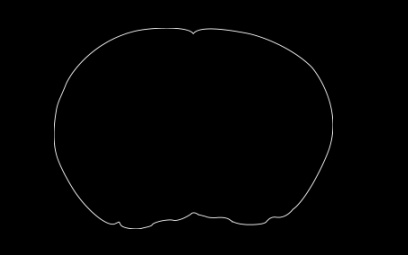
%> input picture Matlab Files/outer_edge.jpg, 408 x 255 px
$ octave warping_experiments.m   (GNU Octave 9; MATLAB toolbox functions it lacks are replaced by stand-ins)
%> lines starting %> are read from the running program, lines starting %| are printed output that depends on the picture
### Matlab Files/uniform_cp_select.m
function cps = uniform_cp_select(img, nPoints)
    % Pick 8/16 control points uniformly on the image
    [row, col] = find(img > 100);
    center = [int32(mean(row)) int32(mean(col))];

    cps = zeros([4 2]);
    MaxIt = log(nPoints)/log(2) - 2;

    c1 = 0;
    c2 = 0;
    north = 0;
    south = 0;

    for i=1:size(img,1)
        if img(i,center(2)) > 100
            if i < 50
                north = north + i;
                c1 = c1 + 1;
            end

            if i > 150
                south = south + i;
                c2 = c2 + 1;
            end
        end
    end

    north = int32(north/c1);
    south = int32(south/c2);
    N = [north center(2)];
    S = [south center(2)];

    c1 = 0;
    c2 = 0;
    west = 0;
    east = 0;

    for i=1:size(img,2)
        if img(center(1),i) > 100
            if i < 100
                west = west + i;
                c1 = c1 + 1;
            end

            if i > 200
                east = east + i;
                c2 = c2 + 1;
            end
        end
    end

    west = int32(west/c1);
    east = int32(east/c2);
    W = [center(1) west];
    E = [center(1) east];

    cps(1,:) = N;
    cps(2,:) = E;
    cps(3,:) = S;
    cps(4,:) = W;

    it = 1;
    while it <= MaxIt
        temp = zeros(size(cps));

        for pt=1:size(cps,1)-1
            disp(pt)
            mid_pt = [int32((cps(pt,1) + cps(pt+1,1))/2) int32((cps(pt,2) + cps(pt+1,2))/2)];
            temp(pt,:) = find_perpendicular_point(img, row, col, mid_pt, cps(pt,:), cps(pt+1,:));
        end

        mid_pt = [int32((cps(size(cps,1),1) + cps(1,1))/2) int32((cps(size(cps,1),2) + cps(1,2))/2)];
        temp(size(cps,1),:) = find_perpendicular_point(img, row, col, mid_pt, cps(size(cps,1),:), cps(1,:));

        new = zeros([2^(it+1),2]);

        % Add temp to the CPs in the correct order
        for i=1:2^(it+1)
            new(2*i-1,:) = cps(i,:);
            new(2*i,:) = temp(i,:);
        end

        it = it+1;

        cps = new;
        disp(cps)
    end

    for pt=1:size(cps,1)
        cps(pt,:) = fliplr(cps(pt,:));
    end

end


function coord = find_perpendicular_point(img, row, col, TARGET, pt1, pt2)
    m1 = double(pt1(1) - pt2(1))/double(pt2(2) - pt1(2));
    for i=1:size(row,1)
        % m1*m2 = -1
        m2 = double(row(i) - TARGET(1))/double(TARGET(2) - col(i));
%         disp(TARGET)
%         disp(m1*m2)
        if (m1*m2 < -0.9) && (m1*m2 > -1.1) && (double(row(i) - TARGET(1))^2 + double(col(i) - TARGET(2))^2)^0.5 < 70
            disp(m1*m2)
            coord = [row(i), col(i)];
            break;
        end
        coord = find_nearest_edge(img, row, col, TARGET);
    end

end


% [11 lines left out: function find_nearest_edge, not called in this run]

### Matlab Files/warping_experiments.m
template = imread('outer_edge.jpg');
%> template is the input picture: size 255x408 uint8; min 0, max 206, mean 1.6
base = imread('base_outer_edge.jpg');
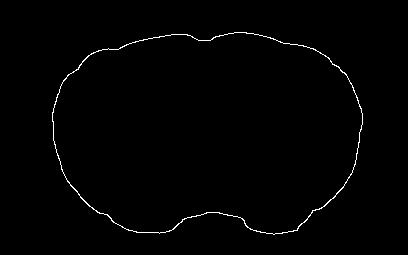
%> input picture Matlab Files/base_outer_edge.jpg, 408 x 255 px
%> base is the input picture: size 255x408 uint8; min 0, max 255, mean 2.6

I = imread('base_img_1.jpg');
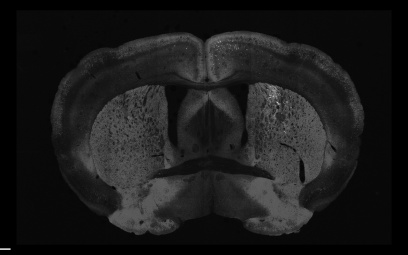
%> input picture Matlab Files/base_img_1.jpg, 408 x 255 px
%> I is the input picture: size 255x408 uint8; min 0, max 209, mean 26.4
J = imread('full_template.jpg');
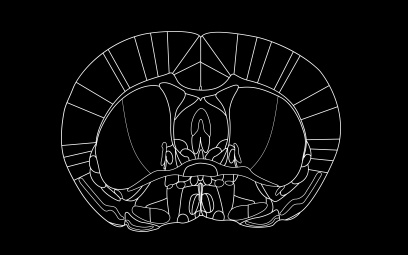
%> input picture Matlab Files/full_template.jpg, 408 x 255 px
%> J is the input picture: size 255x408 uint8; min 0, max 255, mean 10.2
K = imread('template_gray.jpg');
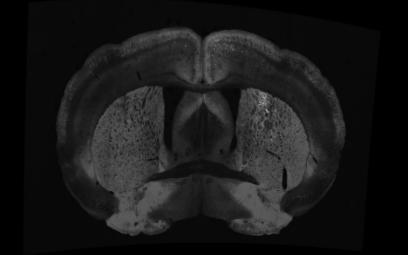
%> input picture Matlab Files/template_gray.jpg, 408 x 255 px
%> K is the input picture: size 255x408 uint8; min 0, max 155, mean 24.3

nPoints = 25;

templatePoints = uniform_cp_select(template, nPoints);
%> in uniform_cp_select, `[row, col] = find(img > 100);`: row = 772 values from 29 to 229; col = 772 values from 55 to 333
%> in uniform_cp_select, `center = [int32(mean(row)) int32(mean(col))];`: center = [129 194]
%> after the loop in uniform_cp_select, `for i=1:size(img,1)`: c2 = 1; south = 213
%> in uniform_cp_select, `N = [north center(2)];`: N = [34 194]
%> in uniform_cp_select, `S = [south center(2)];`: S = [213 194]
%> after the loop in uniform_cp_select, `for i=1:size(img,2)`: east = 333
%> in uniform_cp_select, `W = [center(1) west];`: W = [129 55]
%> in uniform_cp_select, `E = [center(1) east];`: E = [129 333]
%> (the run ends here)
